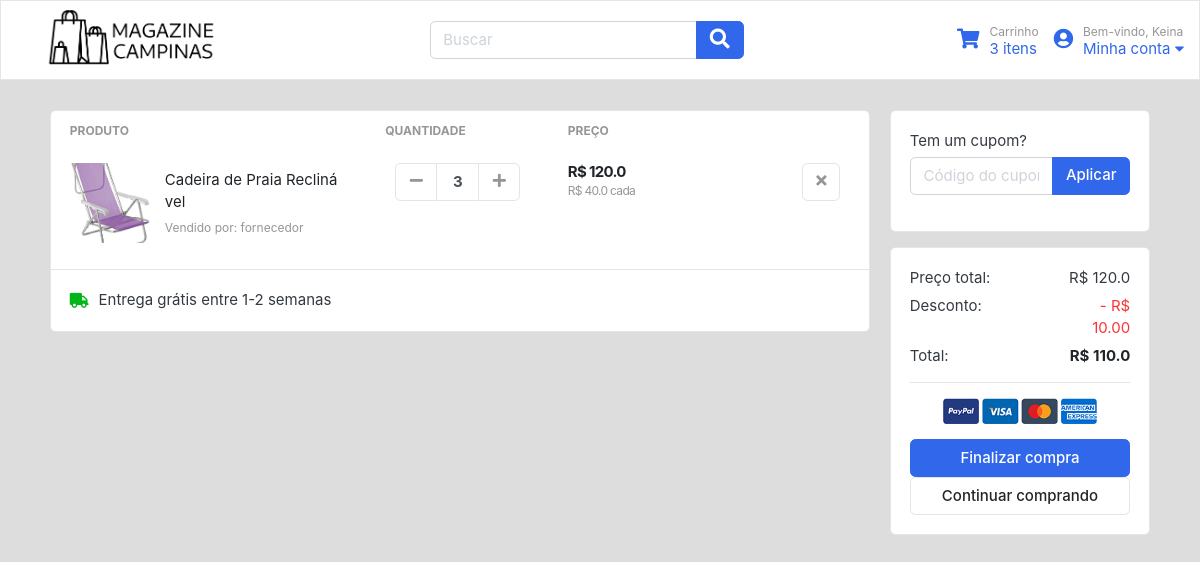
/carrinho (signed in), run on the app's committed database.
### tables this page shows
CREATE TABLE `pessoa` (
  `uid` int(11) NOT NULL,
  `nome` varchar(20) DEFAULT NULL,
  `email` varchar(40) DEFAULT NULL,
  `senha` varchar(20) DEFAULT NULL,
  `tipo` tinyint(1) DEFAULT NULL,
  PRIMARY KEY (`uid`)
);

CREATE TABLE `possui_no_carrinho` (
  `pid` int(11) NOT NULL,
  `cid` int(11) NOT NULL,
  `qtd` int(11) DEFAULT NULL,
  PRIMARY KEY (`pid`,`cid`),
  CONSTRAINT `possui_no_carrinho_ibfk_1` FOREIGN KEY (`pid`) REFERENCES `produto` (`pid`),
  CONSTRAINT `possui_no_carrinho_ibfk_2` FOREIGN KEY (`cid`) REFERENCES `pessoa` (`uid`)
);

CREATE TABLE `produto` (
  `pid` int(11) NOT NULL,
  `fid` int(11) NOT NULL,
  `nome` varchar(40) DEFAULT NULL,
  `descricao` text DEFAULT NULL,
  `capa` tinytext DEFAULT NULL,
  `qtd` int(11) DEFAULT NULL,
  `valor` double DEFAULT NULL,
  `vendas` int(11) DEFAULT NULL,
  PRIMARY KEY (`pid`,`fid`),
  CONSTRAINT `produto_ibfk_2` FOREIGN KEY (`fid`) REFERENCES `pessoa` (`uid`) ON DELETE CASCADE
);

### app.py (the view)
	def inner(*args, **kwargs):
		if session.get('id') is None: return redirect('/login')
		else: return func(*args, **kwargs)

### app.py (called while the page is built, shortened)
def getDB():
	db = getattr(g, '_database', None)
	if db is None: db = g._database = sql.connect("database/tp.db")
	return db, db.cursor()

def getCart():
	conn, cursor = getDB()
	cursor.execute(f"""
		SELECT SUM(qtd) FROM POSSUI_NO_CARRINHO
		WHERE cid={session.get('id')};
	""")
	return cursor.fetchall()[0][0] or 0

def getUser():
	conn, cursor = getDB()
	cursor.execute(f"SELECT nome FROM PESSOA WHERE uid={session.get('id')}")
	return cursor.fetchall()[0][0]

def assertLogin(func):
	def inner(*args, **kwargs):
		if session.get('id') is None: return redirect('/login')
		else: return func(*args, **kwargs)
	inner.__name__ = func.__name__
	return inner

@app.route('/carrinho', methods=['GET', 'POST'])
@assertLogin
def carrinho():
	conn, cursor = getDB()
	cursor.execute(f"""
		SELECT PROD.pid, PROD.nome, PROD.capa, PROD.valor, PES.nome, C.qtd FROM PESSOA AS PES JOIN (
			PRODUTO AS PROD JOIN
			(SELECT * FROM POSSUI_NO_CARRINHO WHERE cid={session.get("id")}) AS C
			ON PROD.pid=C.pid
		) ON PES.uid=PROD.fid;
	""")
	data = cursor.fetchall()
	total = sum(row[3]*row[5] for row in data)
	return render_template(
		'carrinho.html',
		carrinho=data, total=total, tipo=session.get('tipo'),
		on_cart=getCart(), user=getUser()
	)

@app.teardown_appcontext
def closeDB(exception):
    db = getattr(g, '_database', None)
    if db is not None: db.close()

### templates/carrinho.html (shortened to what this page needs)
{% extends "base.html" %}
{% block body %}
{% import 'components/Product.html' as prod %}
<div class="card-cart">
<div class="row">
	<aside class="col-lg-9">
<div class="card">
<table class="table table-borderless table-shopping-cart">
<thead class="text-muted">
<tr class="small text-uppercase">
  <th scope="col">Produto</th>
  <th scope="col" width="120">Quantidade</th>
  <th scope="col" width="120">Preço</th>
  <th scope="col" class="text-right" width="200"> </th>
</tr>
</thead>
<tbody>
    {% for row in carrinho %}
    {{ prod.onCart(row) }}
    {% endfor %}
</tbody>
</table>
<div class="card-body border-top">
	<p class="icontext"><i class="icon text-success fa fa-truck"></i> Entrega grátis entre 1-2 semanas</p>
</div>
</div>
	</aside>
	<aside class="col-lg-3">
<div class="card mb-3">
<div class="card-body">
<form>
	<div class="form-group">
		<label>Tem um cupom?</label>
		<div class="input-group">
			<input type="text" class="form-control" name="" placeholder="Código do cupom">
			<span class="input-group-append">
				<button class="btn btn-primary">Aplicar</button>
			</span>
		</div>
	</div>
</form>
</div>
</div>
<div class="card">
<div class="card-body">
		<dl class="dlist-align">
		  <dt>Preço total:</dt>
		  <dd class="text-right" id="cart-total">R$ {{total}}</dd>
		</dl>
		<dl class="dlist-align">
		  <dt>Desconto:</dt>
		  <dd class="text-right text-danger">- R$ 10.00</dd>
		</dl>
		<dl class="dlist-align">
		  <dt>Total:</dt>
		  <dd class="text-right text-dark b" id="cart-discounted"><strong>R$ {{total-10}}</strong></dd>
		</dl>
		<hr>
		<p class="text-center mb-3">
			<img src="/static/img/payments.png" height="26">
		</p>
		<form action="" method="POST">
			<button name="purchase" value="0" class="btn btn-primary btn-block" type="submit"> Finalizar compra </button>
		</form>
		<a href="/" class="btn btn-light btn-block">Continuar comprando</a>
</div>
</div>
	</aside>
</div>
</div>
{% endblock body %}

### templates/base.html (shortened to what this page needs)
<!DOCTYPE html>
<html lang="en">
<head>
	<link href="/static/styles/bootstrap-ec.css" rel="stylesheet" type="text/css">
	<link href="/static/styles/ui-ec.css" rel="stylesheet" type="text/css">
	<link href="/static/styles/responsive-ec.css" rel="stylesheet" type="text/css">
	<link href="/static/styles/all-ec.min.css" rel="stylesheet" type="text/css">
	<link href="/static/styles/style-ec.css" rel="stylesheet" type="text/css">
</head>
<header>
	<div class="navbar">
		<div class="navbar-left">
			<a href="/" class="navbar-logo">
				<img class="logo" src="/static/img/logo2.png">
		</div>
		<div class="navbar-middle">
			<form action="#" class="search">
				<div class="input-group">
					<input type="text" class="form-control" placeholder="Buscar">
					<div class="input-group-append">
					  <button class="btn btn-primary" type="submit">
						<i class="fa fa-lg fa-search"></i>
					  </button>
					</div>
				</div>
			</form>
		</div>
		<div class="navbar-right">
			<a href="/carrinho" class="icontext">
				<div class="icon"><i class="fa fa-lg fa-shopping-cart"></i></div>
				<div class="text">
					<small class="text-muted">Carrinho</small> <br>
					<span id="cart-amnt">{{on_cart}} itens</span>
				</div>
			</a>
			<div class="navbar-dropdown">
				<a href="#" class="ml-3 icontext" data-toggle="dropdown" data-offset="20,10" aria-expanded="false">
					<div class="icon"><i class="fa fa-lg fa-user-circle"></i></div>
					<div class="text">
						<small class="text-muted">Bem-vindo, {{user}}</small> <br>
						<span>Minha conta <i class="fa fa-caret-down"></i></span>
					</div>
				</a>
			</div>
		</div>
</header>
<body class=main-body>
    {% block body %}
    {% endblock body %}
</body>
</html>

### templates/components/Product.html (shortened to what this page needs)
{% macro onCart(row) -%}
<tr>
	<td>
		<figure class="itemside align-items-center">
			<div class="aside">
                <a href="/produto/{{row[0]}}">
                    <img src="{{row[2]}}" class="img-sm">
                </a>
            </div>
			<figcaption class="info">
				<a href="/produto/{{row[0]}}" class="title text-dark"> {{row[1]}} </a>
				<p class="text-muted small">Vendido por: {{row[4]}}</p>
			</figcaption>
		</figure>
	</td>
	<td>
		<div class="col">
            <div class="input-group input-spinner">
                <form action="" method="POST" class="input-group-prepend">
                    <button name="button-minus" class="btn btn-light" type="submit" id="button-minus" value="{{row[0]}}"> <i class="fa fa-minus"></i> </button>
                </form>
                <input type="text" class="form-control" value="{{row[5]}}">
                <form action="" method="POST" class="input-group-append">
                    <button name="button-plus" class="btn btn-light" type="submit" id="button-plus" value="{{row[0]}}"> <i class="fa fa-plus"></i> </button>
                </form>
            </div>
        </div>
	</td>
	<td>
		<div class="price-wrap">
			<var class="price">R$ {{row[3] * row[5]}}</var>
			<small class="text-muted"> R$ {{row[3]}} cada </small>
		</div>
	</td>
	<td class="text-right">
        <form action="" class="col flex-grow-0 text-right" method="POST">
            <button class="btn btn-light" type="submit" name="remove" value="{{row[0]}}"> <i class="fa fa-times"></i> </button>
        </form>
	</td>
</tr>
{%- endmacro %}

### static/styles/ui-ec.css (style rules this page uses)
html { font-family: "Inter", sans-serif; font-size: 15px; background-color: #fff; }
.price-wrap { letter-spacing: -0.7px; }
.img-xs, .img-sm, .img-md, .img-lg { -o-object-fit: cover; object-fit: cover; flex-shrink: 0; flex-grow: 0; }
.img-sm { width: 80px; height: 80px; }
var { font-style: normal; }
figure { margin-bottom: 0; }
.card-cart { margin-left: 50px; margin-right: 50px; }
article:after, .form-group:after { display: block; clear: both; content: ""; }
.b { font-weight: 600; }
p:last-child { margin-bottom: 0; }
.btn-light { background-color: #fff; border-color: #e4e4e4; }
.btn-light i { color: #969696; }
.itemside { position: relative; display: flex; width: 100%; }
.itemside .aside { position: relative; flex-shrink: 0; }
.itemside .info { padding-left: 15px; padding-right: 7px; }
.itemside p { margin-bottom: 0; }
.itemside .title { display: block; margin-bottom: 5px; color: #212529; }
[class*=dlist-] { margin-bottom: 5px; }
[class*=dlist-] dd { margin-bottom: 0; }
.dlist-align { display: flex; }
.dlist-align dt { width: 150px; word-wrap: break-word; font-weight: normal; }
.dlist-align dd { flex-grow: 1; }
.card { top: 30px; }
.icontext { display: inline-flex; align-items: center; vertical-align: middle; }
.icontext .text { width: 100%; line-height: 1.2; }
.icontext .icon { position: relative; margin-right: 10px; flex-shrink: 0; flex-grow: 0; }
.price { font-weight: 600; color: #212529; }
.input-spinner { width: 125px; flex-wrap: nowrap; display: inline-flex; vertical-align: middle; }
.input-spinner input.form-control { text-align: center; max-width: 46px; font-weight: bold; flex-basis: 46px; border-color: #e4e4e4; flex-grow: 0; }
.input-spinner .btn { width: 42px; text-align: center; padding-left: 0.5rem; padding-right: 0.5rem; }
.table-shopping-cart.table td, .table-shopping-cart.table th { padding-left: 1.25rem; padding-right: 1.25rem; }
.table-shopping-cart .price-wrap { line-height: 1.2; }
.table-shopping-cart .price { font-weight: bold; margin-right: 5px; display: block; }

### static/styles/style-ec.css (style rules this page uses)
html { background-color: #ddd; }
a { word-break: break-all }
header { background-color: #fff; }
.navbar-left { display: flex; justify-content: flex-start; }
.navbar { display: flex; border: 1px solid rgba(0, 0, 0, 0.1); }
.navbar-logo { margin-left: 30px; }
.logo { margin-bottom: 5px; width: 170px; }
.navbar-right { display: flex; justify-content: flex-end; }
body { background-color: #ddd; }
var { font-style: normal }
figure { margin-bottom: 0 }
article:after,.form-group:after { display: block; clear: both; content: "" }

### data on the page
pessoa: nome "Keina"
possui_no_carrinho: capa (picture), nome "Cadeira de Praia Reclinável", nome "fornecedor", {{ row[0] }} 0 (drawn), qtd "3", row[3]*row[5] "120.0", valor "40.0"

### other printed values
{{ on_cart }} "3"
{{ total }} "120.0"
{{ total-10 }} "110.0"
